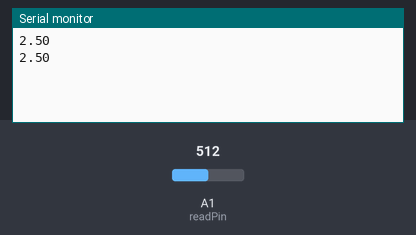
Bench run of a sketch on a simulated Arduino Uno, built with avr-gcc and run on an emulated ATmega328P. Parts: the last lines printed to the serial monitor. The inputs (shaded band) are chosen by the test bench; at power-on: A1 (readPin) = 512.

Above: at 2.8 s.
2.9 s: A1 (readPin) set to 716
At 5.2 s:
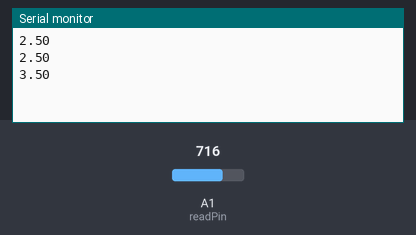
5.6 s: A1 (readPin) set to 900
At 7.0 s:
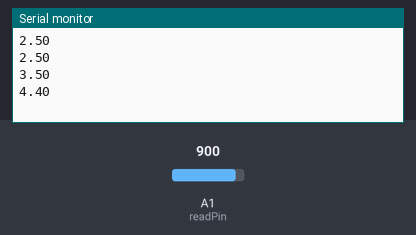
Timing chart, 0 to 8.6 s (numbered marks = the images above; inputs shaded):
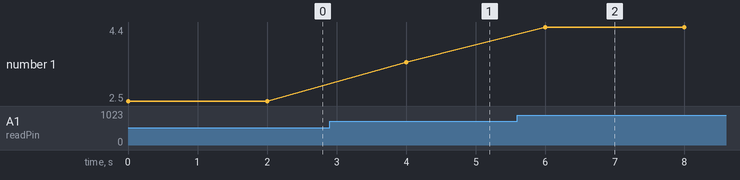

The sketch:

analogRead.ino
```cpp
int readPin=A1;
int readVal;
float voltage2=0;
int delayTime=2000;

void setup() {
pinMode(readPin,INPUT);
Serial.begin(9600);
}

void loop() {
readVal=analogRead(readPin);
voltage2=(5./1023.)*readVal;
Serial.println(voltage2);
delay(delayTime);
}
```

Measured:
- after the input at 2.9 s, the serial monitor: prints a new line after 1.1 s (image 1)
- after the input at 5.6 s, the serial monitor: prints a new line after 0.40 s (image 2)
- plotted number 1: 2.5 → 3.5 after the input at 2.9 s, 3.5 → 4.4 after the input at 5.6 s
